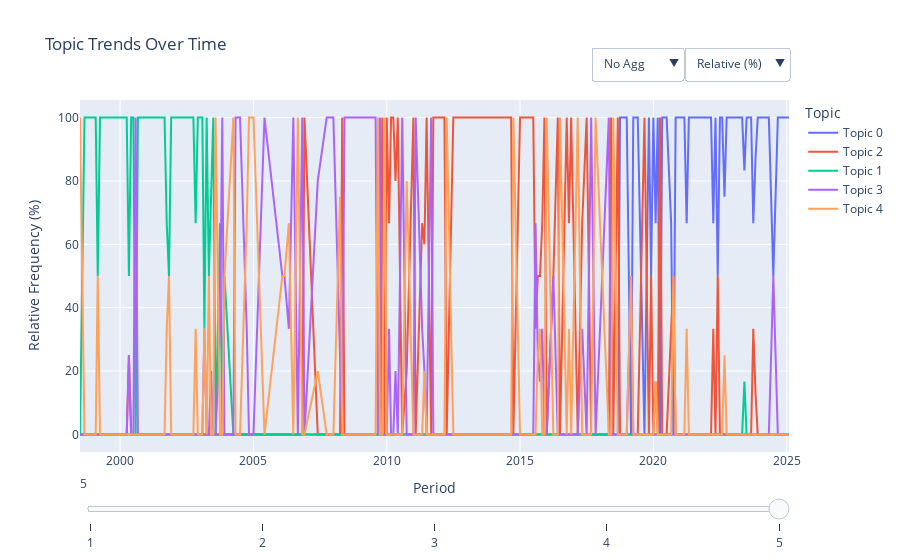

Source (notebook cell):
### Code cell
from src.utils import plot_cluster_metrics, interactive_plot_model_metrics, plot_topic_trends
datetime_casting = lambda model_name: models[model_name].data.with_columns([pl.col("date").cast(pl.Datetime("ms")).alias("date")])
for k in models.keys():
    display(models[k].topic_model.get_topic_info().head(10))
    fig = plot_topic_trends(datetime_casting(k), topics_to_show=[0, 1, 2, 3, 4])
    fig.show()

### Figure 1 — Plotly figure (JSON) as saved in the notebook; plotly's stock layout.template omitted (floating-point values rounded to 4 significant figures; data arrays with more than 128 entries replaced by an {"elided": "..."} marker saying what was removed)
{"data": [{"mode": "lines", "name": "Topic 0", "type": "scatter", "visible": true, "x": {"elided": "221 str values"}, "y": {"elided": "221 float values"}}, {"mode": "lines", "name": "Topic 2", "type": "scatter", "visible": true, "x": {"elided": "221 str values"}, "y": {"elided": "221 float values"}}, {"mode": "lines", "name": "Topic 1", "type": "scatter", "visible": true, "x": {"elided": "221 str values"}, "y": {"elided": "221 float values"}}, {"mode": "lines", "name": "Topic 3", "type": "scatter", "visible": true, "x": {"elided": "221 str values"}, "y": {"elided": "221 float values"}}, {"mode": "lines", "name": "Topic 4", "type": "scatter", "visible": true, "x": {"elided": "221 str values"}, "y": {"elided": "221 float values"}}], "layout": {"legend": {"title": {"text": "Topic"}}, "sliders": [{"active": 4, "steps": [{"args": [{"visible": [true, false, false, false, false]}], "label": "1", "method": "update"}, {"args": [{"visible": [true, true, false, false, false]}], "label": "2", "method": "update"}, {"args": [{"visible": [true, true, true, false, false]}], "label": "3", "method": "update"}, {"args": [{"visible": [true, true, true, true, false]}], "label": "4", "method": "update"}, {"args": [{"visible": [true, true, true, true, true]}], "label": "5", "method": "update"}]}], "title": {"text": "Topic Trends Over Time"}, "updatemenus": [{"buttons": [{"args": [{"y": {"elided": "5x221 float values"}}, {"yaxis": {"title": "Relative Frequency (%)"}}], "label": "Relative (%)", "method": "update"}, {"args": [{"y": {"elided": "5x221 int values"}}, {"yaxis": {"title": "Document Count"}}], "label": "Absolute", "method": "update"}], "direction": "down", "showactive": true, "x": 1, "xanchor": "right", "y": 1.15, "yanchor": "top"}, {"buttons": [{"args": [{"x": {"elided": "5x456 str values"}, "y": {"elided": "5x456 float values"}}, {"yaxis": {"title": "Relative Frequency (%)"}}], "label": "No Agg", "method": "update"}, {"args": [{"x": {"elided": "5x372 str values"}, "y": {"elided": "5x372 float values"}}, {"yaxis": {"title": "Relative Frequency (%)"}}], "label": "1 Week", "method": "update"}, {"args": [{"x": {"elided": "5x319 str values"}, "y": {"elided": "5x319 float values"}}, {"yaxis": {"title": "Relative Frequency (%)"}}], "label": "2 Weeks", "method": "update"}, {"args": [{"x": {"elided": "5x221 str values"}, "y": {"elided": "5x221 float values"}}, {"yaxis": {"title": "Relative Frequency (%)"}}], "label": "1 Month", "method": "update"}, {"args": [{"x": {"elided": "5x135 str values"}, "y": {"elided": "5x135 float values"}}, {"yaxis": {"title": "Relative Frequency (%)"}}], "label": "2 Months", "method": "update"}, {"args": [{"x": {"elided": "5x97 str values"}, "y": {"elided": "5x97 float values"}}, {"yaxis": {"title": "Relative Frequency (%)"}}], "label": "3 Months", "method": "update"}, {"args": [{"x": {"elided": "5x51 str values"}, "y": {"elided": "5x51 float values"}}, {"yaxis": {"title": "Relative Frequency (%)"}}], "label": "6 Months", "method": "update"}, {"args": [{"x": {"elided": "5x28 str values"}, "y": {"elided": "5x28 float values"}}, {"yaxis": {"title": "Relative Frequency (%)"}}], "label": "1 Year", "method": "update"}], "direction": "down", "showactive": true, "x": 0.85, "xanchor": "right", "y": 1.15, "yanchor": "top"}], "xaxis": {"title": {"text": "Period"}}, "yaxis": {"title": {"text": "Relative Frequency (%)"}}}}
